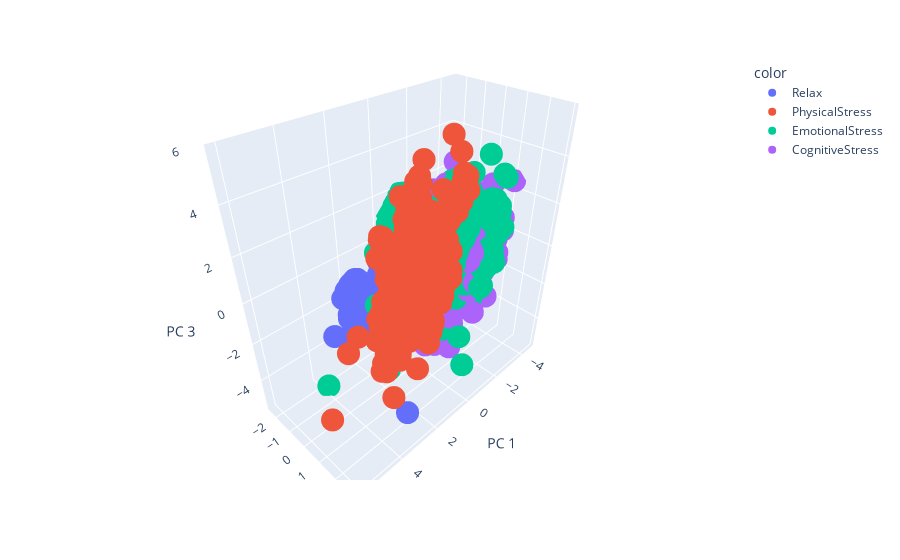

Notebook cell for this chart:
### Markdown cell above
### Dimensionality Reduction

### Code cell
subject10 = total_data[total_data['SubjectID']=='Subject10']
f_names = subject10[ subject10['Label'] == 'Relax2' ].index
subject10.drop(f_names, inplace = True)
f_names = subject10[ subject10['Label'] == 'Relax3' ].index
subject10.drop(f_names, inplace = True)
f_names = subject10[ subject10['Label'] == 'Relax4' ].index
subject10.drop(f_names, inplace = True)
subject10.Label = subject10.Label.str.replace('Relax1', 'Relax')

subject10X = subject10.drop('Label', axis = 1)
subject10X = subject10X.drop('DateTime', axis = 1)
subject10X = subject10X.drop('Hour', axis = 1)
subject10X = subject10X.drop('Minute', axis = 1)
subject10X = subject10X.drop('Second', axis = 1)
subject10X = subject10X.drop('SubjectID', axis = 1)

standardized_10X = StandardScaler().fit_transform(subject10X)

subject10_labels = subject10['Label']
subject10_labels = subject10_labels.reset_index()

pca = PCA(n_components=2)
principalComponents = pca.fit_transform(standardized_10X)
principalDF = pd.DataFrame(data = principalComponents, columns = ['PC1', 'PC2'])

finalDF = pd.concat((principalDF, subject10_labels), axis = 1)

fig = plt.figure(figsize = (8,8))
ax = fig.add_subplot(1,1,1)
ax.set_xlabel('PC1', fontsize = 15)
ax.set_ylabel('PC2', fontsize = 15)
ax.set_title('2 component PCA', fontsize = 20)

targets = set(subject10['Label'])
colors = ['r', 'g', 'y', 'b']
for target, color in zip(targets,colors):
    indicesToKeep = finalDF['Label'] == target
    ax.scatter(finalDF.loc[indicesToKeep, 'PC1']
               , finalDF.loc[indicesToKeep, 'PC2']
               , c = color
               , s = 50)
ax.legend(targets)
ax.grid()

pca = PCA(n_components=3)
principalComponents = pca.fit_transform(standardized_10X)
principalDF = pd.DataFrame(data = principalComponents, columns = ['PC1', 'PC2', 'PC3'])

fig = px.scatter_3d(
    principalComponents, x=0, y=1, z=2, color=subject10['Label'],
    labels={'0': 'PC 1', '1': 'PC 2', '2': 'PC 3'}
)
fig.show()

tsne_em = TSNE(n_components=2, perplexity=30.0, n_iter=1000, verbose=1).fit_transform(standardized_10X)
cluster.tsneplot(score=tsne_em)
color_class = subject10['Label'].to_numpy()
cluster.tsneplot(score=tsne_em, colorlist=color_class, colordot=('#d57a66', '#ca6680', '#395B50', '#92AFD7'), legendpos='upper right', legendanchor=(1.15, 1) )

Image(filename='tsne_2d.png')

### Figure 1 — Plotly figure (JSON) as saved in the notebook; plotly's stock layout.template omitted (floating-point values rounded to 4 significant figures; data arrays with more than 128 entries replaced by an {"elided": "..."} marker saying what was removed)
{"data": [{"hovertemplate": "color=Relax<br>PC 1=%{x}<br>PC 2=%{y}<br>PC 3=%{z}<extra></extra>", "legendgroup": "Relax", "marker": {"color": "#636efa", "symbol": "circle"}, "mode": "markers", "name": "Relax", "scene": "scene", "showlegend": true, "type": "scatter3d", "x": {"elided": "2401 float values"}, "y": {"elided": "2401 float values"}, "z": {"elided": "2401 float values"}}, {"hovertemplate": "color=PhysicalStress<br>PC 1=%{x}<br>PC 2=%{y}<br>PC 3=%{z}<extra></extra>", "legendgroup": "PhysicalStress", "marker": {"color": "#EF553B", "symbol": "circle"}, "mode": "markers", "name": "PhysicalStress", "scene": "scene", "showlegend": true, "type": "scatter3d", "x": {"elided": "2609 float values"}, "y": {"elided": "2609 float values"}, "z": {"elided": "2609 float values"}}, {"hovertemplate": "color=EmotionalStress<br>PC 1=%{x}<br>PC 2=%{y}<br>PC 3=%{z}<extra></extra>", "legendgroup": "EmotionalStress", "marker": {"color": "#00cc96", "symbol": "circle"}, "mode": "markers", "name": "EmotionalStress", "scene": "scene", "showlegend": true, "type": "scatter3d", "x": {"elided": "3187 float values"}, "y": {"elided": "3187 float values"}, "z": {"elided": "3187 float values"}}, {"hovertemplate": "color=CognitiveStress<br>PC 1=%{x}<br>PC 2=%{y}<br>PC 3=%{z}<extra></extra>", "legendgroup": "CognitiveStress", "marker": {"color": "#ab63fa", "symbol": "circle"}, "mode": "markers", "name": "CognitiveStress", "scene": "scene", "showlegend": true, "type": "scatter3d", "x": {"elided": "2849 float values"}, "y": {"elided": "2849 float values"}, "z": {"elided": "2849 float values"}}], "layout": {"legend": {"title": {"text": "color"}, "tracegroupgap": 0}, "margin": {"t": 60}, "scene": {"domain": {"x": [0, 1], "y": [0, 1]}, "xaxis": {"title": {"text": "PC 1"}}, "yaxis": {"title": {"text": "PC 2"}}, "zaxis": {"title": {"text": "PC 3"}}}}}
